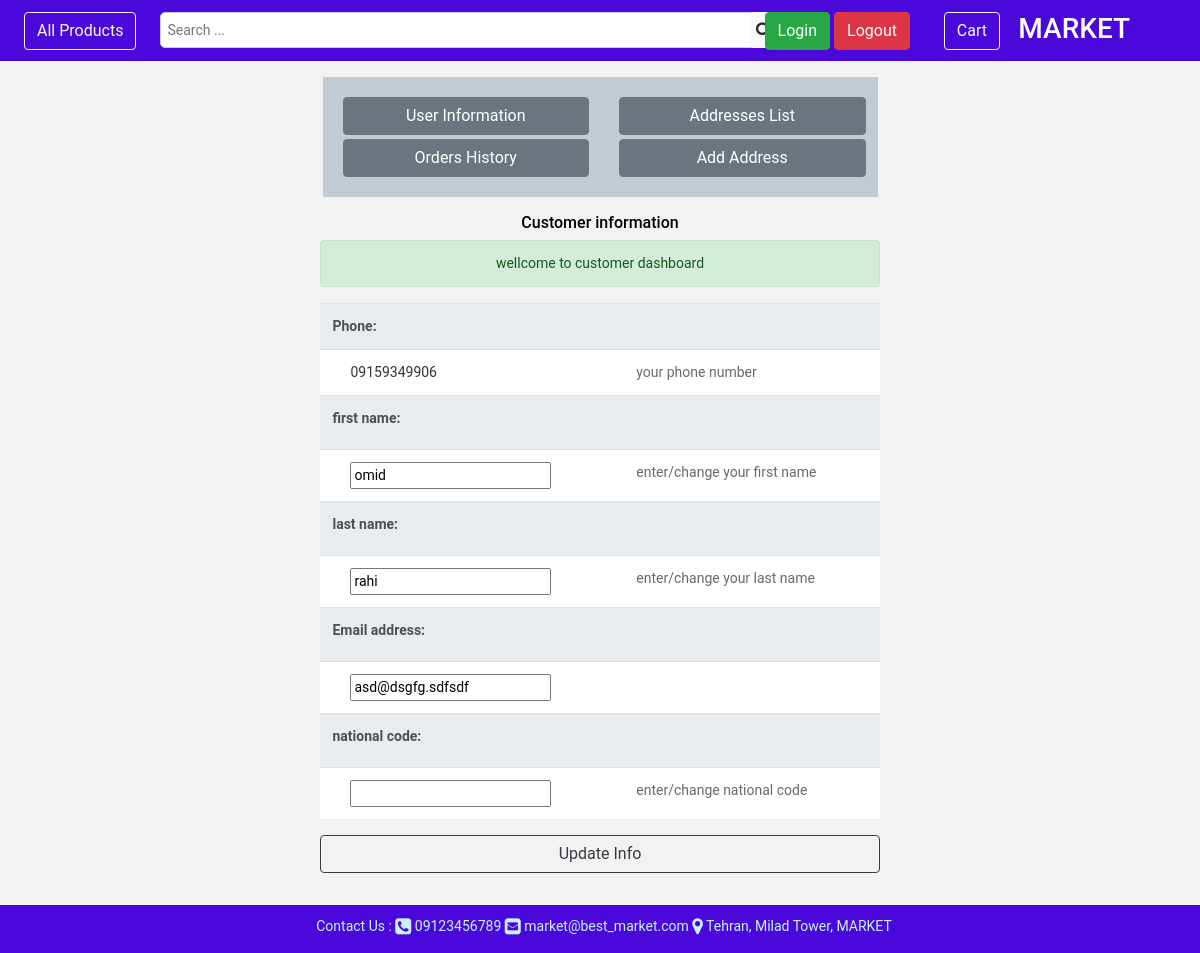
The page /customer/dashboard/ (signed in) on the database as committed earlier.
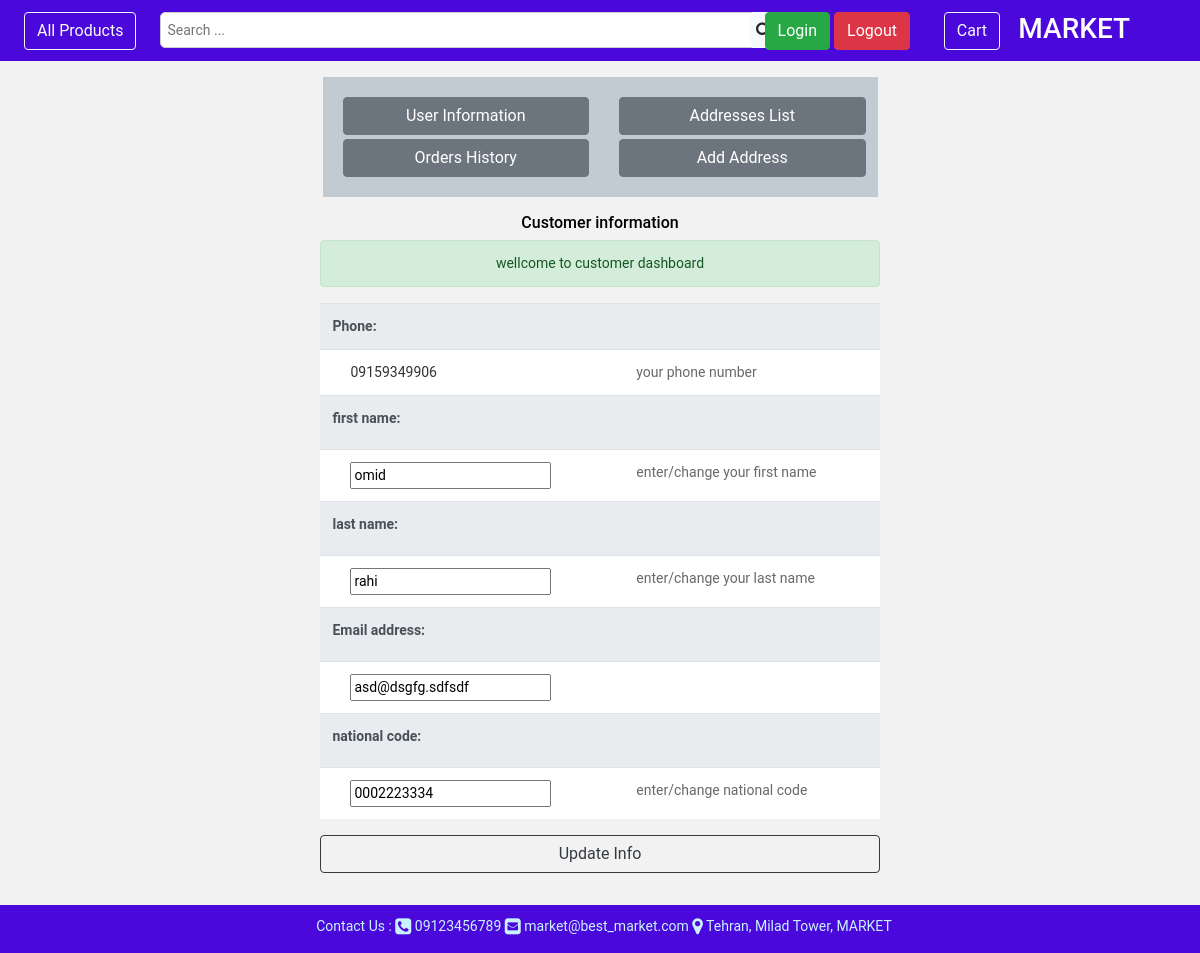
The same page on the database as committed later.
### customer/models.py (models this page shows, shortened)
class Customer(User):
    national_code = models.CharField(verbose_name=_('national code'), help_text=_('enter national code'),
                                     max_length=10, blank=True, null=True)
    gender = models.CharField(verbose_name=_('gender'), help_text=_('specify your gender'), max_length=10,
                              choices=[('M', 'Male'), ('F', 'Female')], blank=True, null=True)
    birthday = models.DateField(verbose_name=_('birthday'), help_text=_('specify birthday date'), null=True, blank=True)
    image = models.FileField(verbose_name=_('customer image'), help_text=_('upload your image'), null=True,
                             blank=True, upload_to='customer/images/')
    class Meta:
        verbose_name = 'customer'

### customer/views.py (the view, shortened to what this page needs)
# urls.py: path('dashboard/', CustomerDetailView.as_view(), name='customer_dashboard'),
class CustomerDetailView(LoginRequiredMixin, generic.FormView):
    template_name = 'customer/customer_details.html'
    form_class = CustomerForm
    def get(self, request, *args, **kwargs):
        customer = Customer.objects.get(id=request.user.id)
        form = CustomerForm(instance=customer)
        msg = _('wellcome to customer dashboard')
        return render(request, 'customer/customer_dashboard.html',
                      {'customer': customer, 'form': form, 'msg': msg})

### customer/forms.py
class CustomerForm(forms.ModelForm):
    class Meta:
        model = Customer
        fields = ['first_name', 'last_name', 'email', 'national_code']
    first_name = forms.CharField(max_length=25, label=_('first name'), help_text=_('enter/change your first name'),
                                 validators=[customer_input_string_validator])
    last_name = forms.CharField(max_length=25, label=_('last name'), help_text=_('enter/change your last name'),
                                validators=[customer_input_string_validator])
    national_code = forms.CharField(max_length=10, min_length=10, label=_('national code'),
                                    help_text=_('enter/change national code'),
                                    validators=[customer_national_code_validator, customer_input_string_validator,
                                                customer_national_code_length_validator])

### core/models.py (called while the page is built)
    def get_queryset(self):
        return super().get_queryset().filter(deleted=False)

### templates/customer/customer_dashboard.html (shortened to what this page needs)
{% extends "base.html" %}
{% load i18n %}
{% load static %}
{% block content %}
    <div class="container-fluid pt-3" style="min-height: 85vh">
        <div class="row m-auto w-50">
            <div class="col-12 text-center">
                {% include 'customer/customer_panel.html' with customer_panel=customer %}
            </div>
        </div>
        <div id="info" class="row w-75 m-auto p-3 ">
            <div class="col-12 text-center">
                <div class="container-fluid">
                    <h6 class="text-center">{% translate 'Customer information' %}</h6>
                    <div class="container-fluid w-75 pt-0">
                        <form enctype="multipart/form-data" class="form-group" method="post">
                            <table id="customer-detail" class="table text-left table-responsive-md">
                                {% if msg %}
                                    <div class="alert alert-success">
                                        {{ msg|escape }}
                                    </div>
                                {% endif %}
                                <div class="form-group">
                                    <tr style="background-color: #c2cbd1" class="thead-light">
                                        <th>
                                            {% translate 'Phone:' %}
                                        </th>
                                        <th></th>
                                    </tr>
                                    <tr style="background-color: white">
                                        <td style="padding-left: 30px; color: #353232; ">{{ customer.phone }}</td>
                                        <td style="color: dimgrey">{% translate 'your phone number' %}</td>
                                    </tr>
                                </div>
                                <div class="form-group">
                                    {% for field in form %}
                                        <tr style="background-color: #c2cbd1" class="thead-light">
                                            <th>
                                                {{ field.label_tag }}
                                            </th>
                                            <th></th>
                                        </tr>
                                        <tr style="background-color: white">
                                            <td style="padding-left: 30px; color: #353232; ">{{ field }}</td>
                                            <td style="color: dimgrey">{{ field.help_text }}</td>
                                        </tr>
                                    {% endfor %}
                                </div>
                            </table>
                            <input type="submit" name="update" value="Update Info"
                                   class="btn btn-outline-dark btn-block">
                        </form>
                    </div>
                </div>
            </div>
        </div>
    </div>
{% endblock %}

Rows that differ between the two databases and show on the page:
changed Customer: national_code (not shown) → "0002223334"
